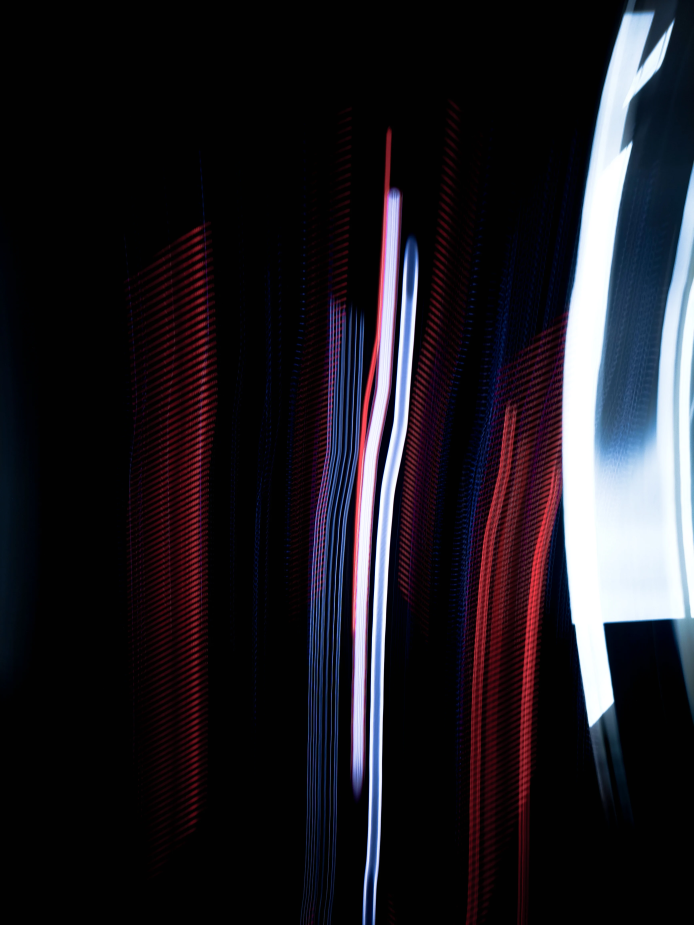
#> input picture assets/images/dark-gradient.jpg, 3468 x 4624 px (shown at 1/5 size)
$ python -i render_intro_cinematic.py   (imports and definitions only)
#> lines starting #> are read from the running program, lines starting #| are printed output that depends on the picture
from __future__ import annotations

import math
import subprocess
from dataclasses import dataclass
from pathlib import Path
import shutil

import numpy as np
from PIL import Image, ImageDraw, ImageFilter, ImageFont


ROOT = Path(__file__).resolve().parents[1]
VIDEO_DIR = ROOT / "assets" / "video"
CAPTIONS_DIR = VIDEO_DIR / "captions"
SOURCE_AUDIO = VIDEO_DIR / "source" / "teaser-source.mp4"

W, H, FPS = 960, 540, 20
DURATION = 60.0
FRAMES = int(DURATION * FPS)


@dataclass
class Scene:
    title: str
    subtitle: str
    accent: tuple[int, int, int]
    duration: float = 6.0


SCENES = [
    Scene("Lumenet Labs Presents", "A premium practical AI experience", (78, 227, 220)),
    Scene("Evolve with AI", "Free 8-day live online workshop", (240, 196, 98)),
    Scene("Stop Using AI Randomly", "Build real workflows for real goals", (95, 225, 214)),
    Scene("Study + Exam Advantage", "Notes, revision, memory, and planning systems", (241, 183, 90)),
    Scene("College + Scholarships", "Research, essays, SOP/LOR support, interview prep", (88, 214, 210)),
    Scene("Career + Projects", "CV, networking, portfolio, practical execution", (233, 178, 89)),
    Scene("Business + Content", "Ideas, validation, offers, and personal brand systems", (90, 225, 210)),
    Scene("AI Brain + Automation", "Personal intelligence stack for daily life", (245, 195, 102)),
    Scene("1 July to 8 July 2026", "7:30 PM to 9:30 PM IST | Live online via Zoom", (98, 226, 219)),
    Scene("Register Free Now", "Scan QR or use the Google Form link", (245, 204, 118)),
]


def load_font(size: int, serif: bool = False) -> ImageFont.FreeTypeFont:
#> called with size = 58, serif = True
    serif_candidates = [
        "/System/Library/Fonts/Supplemental/Times New Roman Bold.ttf",
        "/System/Library/Fonts/Supplemental/Georgia Bold.ttf",
    ]
    sans_candidates = [
        "/System/Library/Fonts/Supplemental/Arial Bold.ttf",
        "/System/Library/Fonts/Supplemental/Verdana Bold.ttf",
    ]
    for path in (serif_candidates if serif else sans_candidates):
        try:
            return ImageFont.truetype(path, size=size)
        except OSError:
            pass
    return ImageFont.load_default()


H1_FONT = load_font(58, serif=True)
H2_FONT = load_font(30, serif=False)
KICKER_FONT = load_font(22, serif=False)
CHIP_FONT = load_font(18, serif=False)

XX = np.linspace(0.0, 1.0, W, dtype=np.float32)
YY = np.linspace(0.0, 1.0, H, dtype=np.float32)
GRID_X, GRID_Y = np.meshgrid(XX, YY)


def clamp01(value: float) -> float:
    return 0.0 if value < 0 else 1.0 if value > 1 else value


def smoothstep(a: float, b: float, x: float) -> float:
    t = clamp01((x - a) / (b - a))
    return t * t * (3.0 - 2.0 * t)


# [108 lines left out: functions find_scene, base_background, add_tile_blur_layer, add_glow_and_particles, add_floating_cards, not called in this run]


def draw_blur_panel(frame: Image.Image) -> Image.Image:
    panel_box = (84, 118, W - 84, H - 98)

    blurred = frame.filter(ImageFilter.GaussianBlur(radius=6.8))
    mask = Image.new("L", (W, H), 0)
    mdraw = ImageDraw.Draw(mask)
    mdraw.rounded_rectangle(panel_box, radius=38, fill=195)
    frame.paste(blurred, (0, 0), mask)

    overlay = Image.new("RGBA", (W, H), (0, 0, 0, 0))
    odraw = ImageDraw.Draw(overlay, "RGBA")
    odraw.rounded_rectangle(panel_box, radius=30, fill=(8, 14, 24, 88), outline=(118, 190, 202, 120), width=2)
    odraw.rounded_rectangle((panel_box[0] + 8, panel_box[1] + 8, panel_box[2] - 8, panel_box[3] - 8), radius=24, outline=(232, 190, 106, 80), width=1)
    return Image.alpha_composite(frame.convert("RGBA"), overlay).convert("RGB")


# [232 lines left out: functions draw_text_block, draw_bottom_chips, frame_for_time, write_captions, render, not called in this run]


# [2 lines not run here, left out]

>>> from PIL import Image
>>> picture = Image.open('../assets/images/dark-gradient.jpg')
#> picture is the input picture: PIL image 3468x4624 RGB; mean R, G, B 32.1, 29.1, 35.2
>>> result = draw_blur_panel(picture)
#> in draw_blur_panel, `blurred = frame.filter(ImageFilter.GaussianBlur(radius=6.8))`:
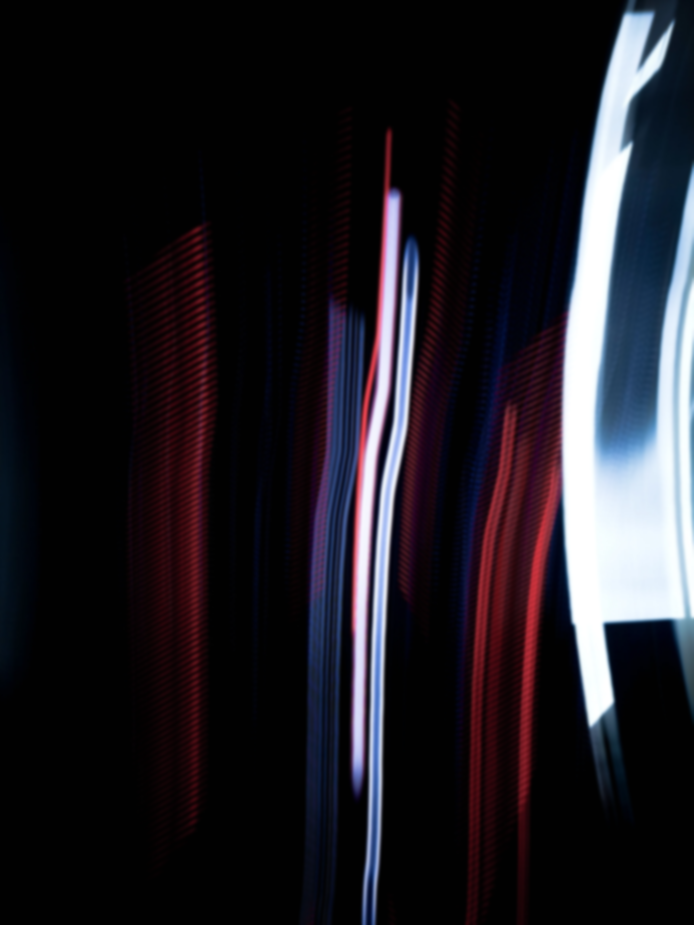
#> blurred: PIL image 3468x4624 RGB (shown at 1/5 size); mean R, G, B 32.1, 29.1, 35.2
#> in draw_blur_panel, `mask = Image.new("L", (W, H), 0)`: mask: PIL image 960x540 L; every value is 0
#> (the run stopped early here; a loop or call above may not have finished)
